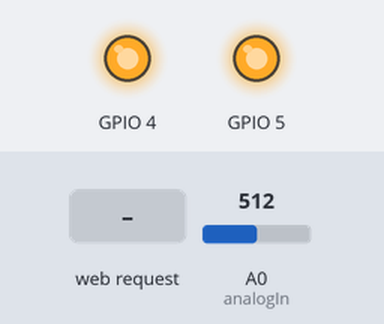
The sketch below on a simulated ESP8266 (NodeMCU). On the bench: output pins drawn as LEDs (lit = HIGH). Inputs (shaded band) come from the test bench; at power-on: A0 (analogIn) = 512. WiFi joins after 1.5 s; servers stay silent unless stated; what the sketch prints to the serial monitor is not drawn.

Above: at 2.7 s.
2.8 s: HTTP request GET /?lighton1 received
At 3.1 s:
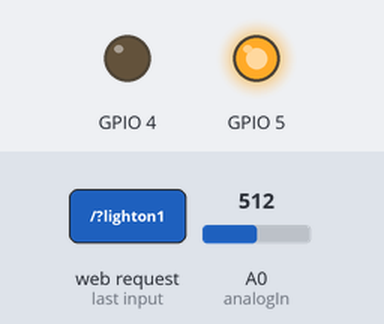
4.3 s: HTTP request GET /?lightoff1 received
At 5.4 s:
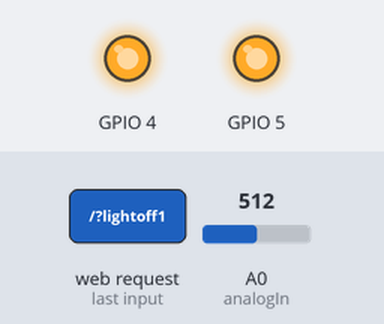
5.8 s: HTTP request GET /?lighton2 received
At 6.6 s:
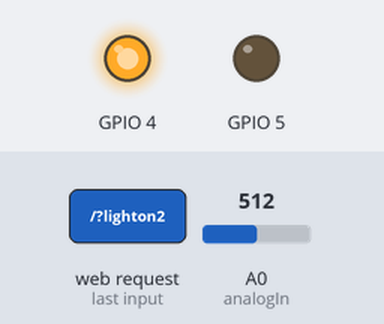
7.3 s: HTTP request GET /?lightoff2 received
At 7.8 s:
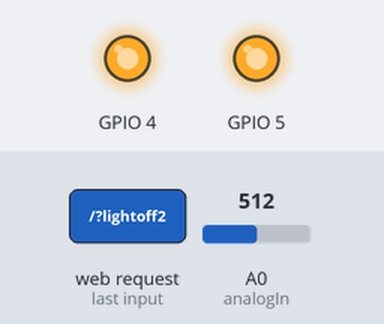
Timing chart, 0 to 9.8 s (numbered marks = the images above; inputs shaded):
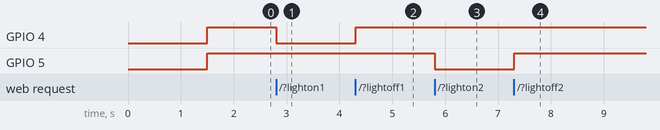

Measured:
- after the input at 2.8 s, GPIO 4: HIGH → LOW at once
- after the input at 4.3 s, GPIO 4: LOW → HIGH at once
- after the input at 5.8 s, GPIO 5: HIGH → LOW at once
- after the input at 7.3 s, GPIO 5: LOW → HIGH at once

The sketch:

Automation.ino
```cpp
#include <ESP8266WiFi.h>

const char* ssid ="Robot";
const char* password ="99$inmedi";
String readString;

WiFiServer server(80);

  const int analogIn = A0;
  int mVperAmp = 185; // use 100 for 20A Module and 66 for 30A Module
  int RawValue= 0;
  int ACSoffset = 2500;
  double Voltage = 0;
  double Amps = 0;

void setup()
{
  Serial.begin(115200);
  server.begin();

  WiFi.begin(ssid,password);

  Serial.print("Connecting");
  while (WiFi.status() != WL_CONNECTED)
  {
    delay(500);
    Serial.print(".");
  }
  Serial.println();

  Serial.print("Connected, IP address: ");
  Serial.println(WiFi.localIP());

  pinMode(4, OUTPUT);
  pinMode(5, OUTPUT);
  digitalWrite(4, HIGH);
  digitalWrite(5, HIGH);

  pinMode(A0,INPUT);

}

void loop() {

    RawValue = analogRead(analogIn);
    Voltage = (RawValue / 1024.0) * 5000; // Gets you mV
    Amps = ((Voltage - ACSoffset) / mVperAmp);

    Serial.print("Voltage: ");
    Serial.println(Voltage);
    Serial.print("Current: ");
    Serial.println(Amps);


    WiFiClient client = server.available();
      if (!client) {
        return;
      }
      Serial.println("new client");

      while(!client.available()){
        delay(1);
        }

       String request = client.readStringUntil('\r');
       Serial.print("REQUEST is: ");
      Serial.println(request);
      client.flush();

      client.println("HTTP/1.1 200 OK");
      client.println("Content-Type: text/html");
      client.println(""); //  do not forget this one
      client.println("<!DOCTYPE HTML>");
      client.println("<html>");
      client.println("<head>");
      client.println("<title>Meditab</title>");
      client.println("</head>");
      client.println("<body>");
      client.println("<div style=\"height:60px;background-color:#a6d2c7;\">");
      client.println("<h1 style=\"padding:13px; color:#11512f; text-align: center;\">Automation</h1>");
      client.println("</div>");
      // First LIGHT
      client.println("<div style=\"height:wrap-content; background:#c6d3a7; padding:10px\">");
      client.println("<h1 style=\"margin-left:10px; color: #3b8fce\">Light:1 --></h1>");
      client.println("<input type=\"button\" value=\"ON\" onClick=window.location='?lighton1'>");
      client.println("<input type=\"button\" value=\"OFF\" onClick=window.location='?lightoff1'>");
      client.println("</div>");
      // Second LIGHT
      client.println("<div style=\"background:#c6d3a7; height:wrap-content; padding:10px\">");
      client.println("<h1 style=\"margin:10px;color: #3b8fce\">Light:2 --></h1>");
      client.println("<input type=\"button\" value=\"ON\" onClick=window.location='?lighton2'>");
      client.println("<input type=\"button\" value=\"OFF\" onClick=window.location='?lightoff2'>");
      client.println("</div>");
      client.println("</body>");
      client.println("</html>");

/*
      if(readString.indexOf("ON") >0)     // these are the snippets the Arduino is watching for.
          {
            digitalWrite(4, HIGH);
          }
          else{
          if(readString.indexOf("OFF") >0)
          {
            digitalWrite(4, LOW);
          }
  }
*/

    if (request == "GET /?lightoff1 HTTP/1.1")
      digitalWrite(4, HIGH);
    if (request == "GET /?lighton1 HTTP/1.1")
      digitalWrite(4, LOW);

     if (request == "GET /?lightoff2 HTTP/1.1")
      digitalWrite(5, HIGH);
    if (request == "GET /?lighton2 HTTP/1.1")
      digitalWrite(5, LOW);
}
```
